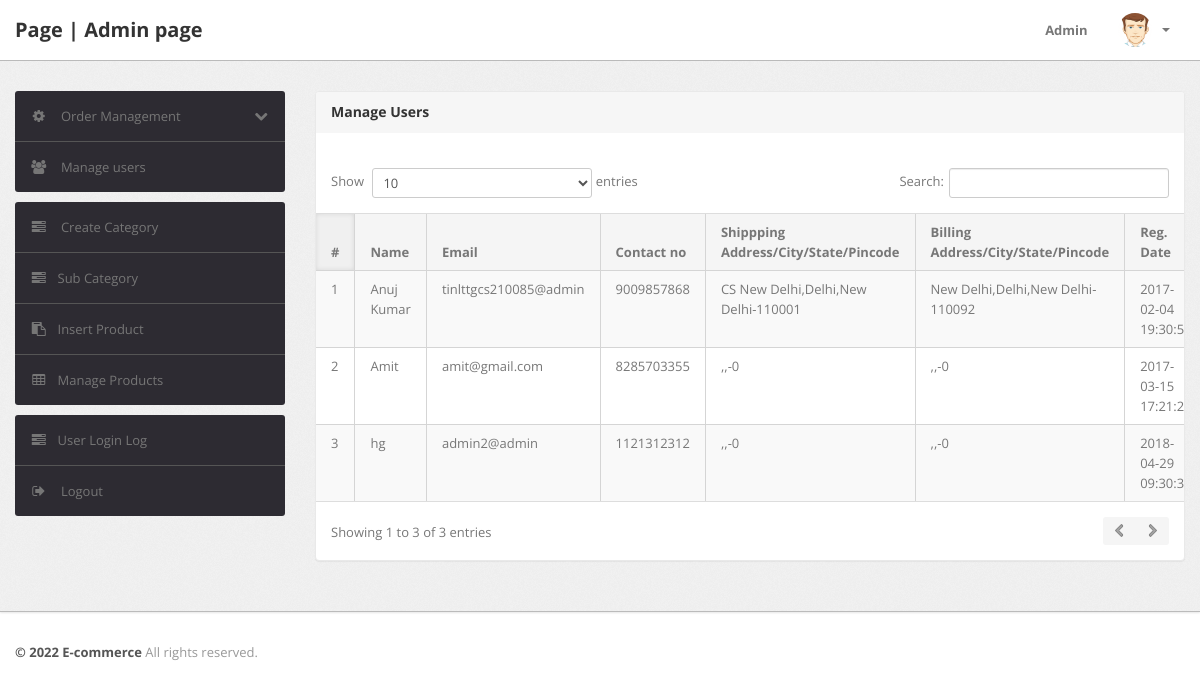
The page /admin/manage-users.php (signed in) on the database its author committed.
### tables this page shows
CREATE TABLE `users` (
  `id` int(11) NOT NULL,
  `name` varchar(255) DEFAULT NULL,
  `email` varchar(255) DEFAULT NULL,
  `contactno` bigint(11) DEFAULT NULL,
  `password` varchar(255) DEFAULT NULL,
  `shippingAddress` longtext,
  `shippingState` varchar(255) DEFAULT NULL,
  `shippingCity` varchar(255) DEFAULT NULL,
  `shippingPincode` int(11) DEFAULT NULL,
  `billingAddress` longtext,
  `billingState` varchar(255) DEFAULT NULL,
  `billingCity` varchar(255) DEFAULT NULL,
  `billingPincode` int(11) DEFAULT NULL,
  `regDate` timestamp NOT NULL DEFAULT CURRENT_TIMESTAMP,
  `updationDate` varchar(255) DEFAULT NULL
);

### admin/manage-users.php (the view, shortened to what this page needs)
<?php
include('include/config.php');
if(strlen($_SESSION['alogin'])==0)
	{
header('location:index.php');
}
else{
?>
<!DOCTYPE html>
<html lang="en">
<head>
	<link type="text/css" href="bootstrap/css/bootstrap.min.css" rel="stylesheet">
	<link type="text/css" href="bootstrap/css/bootstrap-responsive.min.css" rel="stylesheet">
	<link type="text/css" href="css/theme.css" rel="stylesheet">
	<link type="text/css" href="images/icons/css/font-awesome.css" rel="stylesheet">
</head>
<body>
<?php include('include/header.php');?>
	<div class="wrapper">
		<div class="container">
			<div class="row">
<?php include('include/sidebar.php');?>
			<div class="span9">
					<div class="content">
	<div class="module">
							<div class="module-head">
								<h3>Manage Users</h3>
							</div>
							<div class="module-body table">
									<br />
								<table cellpadding="0" cellspacing="0" border="0" class="datatable-1 table table-bordered table-striped	 display" width="100%">
									<thead>
										<tr>
											<th>#</th>
											<th> Name</th>
											<th>Email </th>
											<th>Contact no</th>
											<th>Shippping Address/City/State/Pincode </th>
											<th>Billing Address/City/State/Pincode </th>
											<th>Reg. Date </th>
										</tr>
									</thead>
									<tbody>
<?php $query=mysqli_query($con,"select * from users");
$cnt=1;
while($row=mysqli_fetch_array($query))
{
?>
										<tr>
											<td><?php echo htmlentities($cnt);?></td>
											<td><?php echo htmlentities($row['name']);?></td>
											<td><?php echo htmlentities($row['email']);?></td>
											<td> <?php echo htmlentities($row['contactno']);?></td>
											<td><?php echo htmlentities($row['shippingAddress'].",".$row['shippingCity'].",".$row['shippingState']."-".$row['shippingPincode']);?></td>
											<td><?php echo htmlentities($row['billingAddress'].",".$row['billingCity'].",".$row['billingState']."-".$row['billingPincode']);?></td>
											<td><?php echo htmlentities($row['regDate']);?></td>
										<?php $cnt=$cnt+1; } ?>
								</table>
							</div>
						</div>
					</div>
				</div>
			</div>
		</div>
	</div>
<?php include('include/footer.php');?>
</body>
<?php } ?>

### admin/css/theme.css (style rules this page uses)
body { font-size: 13px; font-family: 'Open Sans', Arial, sans-serif; background: #fff; color: #777 }
h1, h2, h3, h4, h5, h6 { color: #333; margin-top: 0 }
h3 { font-size: 20px }
.wrapper { background: url(../images/bg.png) #eee; border-bottom: 1px solid #bbb; -webkit-box-shadow: 0 1px 2px rgba(0,0,0,0.1); -moz-box-shadow: 0 1px 2px rgba(0,0,0,0.1); box-shadow: 0 1px 2px rgba(0,0,0,0.1); padding: 30px 0 }
.module { background: #fff; -webkit-border-radius: 3px; -moz-border-radius: 3px; border-radius: 3px; border: 1px solid #ccc; border-bottom-color: #bbb; -webkit-box-shadow: 0 0 1px rgba(0,0,0,0.2); -moz-box-shadow: 0 0 1px rgba(0,0,0,0.2); box-shadow: 0 0 1px rgba(0,0,0,0.2); margin-bottom: 30px }
.table { margin-bottom: 0 }
.table th, .table td { border-color: #d5d5d5!important }
.table-bordered thead:first-child tr:first-child>th:first-child, .table-bordered tbody:first-child tr:first-child>td:first-child { -webkit-border-top-left-radius: 2px; -moz-border-radius-topleft: 2px; border-top-left-radius: 2px }
.table-bordered thead:first-child tr:first-child>th:last-child, .table-bordered tbody:first-child tr:first-child>td:last-child { -webkit-border-top-right-radius: 2px; -moz-border-radius-topright: 2px; border-top-right-radius: 2px }
.table-bordered thead:last-child tr:last-child>th:first-child, .table-bordered tbody:last-child tr:last-child>td:first-child, .table-bordered tfoot:last-child tr:last-child>td:first-child { -webkit-border-bottom-left-radius: 2px; -moz-border-radius-bottomleft: 2px; border-bottom-left-radius: 2px }
.table-bordered thead:last-child tr:last-child>th:last-child, .table-bordered tbody:last-child tr:last-child>td:last-child, .table-bordered tfoot:last-child tr:last-child>td:last-child { -webkit-border-bottom-right-radius: 2px; -moz-border-radius-bottomright: 2px; border-bottom-right-radius: 2px }
.module { box-shadow: 0 0 3px rgba(0,0,0,.1); border-color: #e9e9e9; margin-bottom: 20px; background-color: #fff; border-radius: 4px; -webkit-box-shadow: 0 1px 1px rgba(0,0,0,.05); box-shadow: 0 1px 1px rgba(0,0,0,.05); }
.module-head { color: #767676; background-color: #f6f6f6; border-color: #e9e9e9; padding: 10px 15px; border-bottom: 1px solid transparent; border-top-right-radius: 3px; border-top-left-radius: 3px; }
.module-head h3 { font-size: 14px; line-height: 20px; height: 20px; margin: 0 }
.module-body { padding: 15px }
.module-body.table { padding: 15px 0 }
.module-body.table .table th, .module-body.table .table td { padding-left: 15px; padding-right: 15px }
.dataTables_wrapper table th { background: #f5f5f5; cursor: pointer }
.dataTables_wrapper table th.sorting_asc, .dataTables_wrapper table th.sorting_desc { background: #f0f0f0; -webkit-box-shadow: 0 0 5px rgba(0,0,0,0.1) inset; -moz-box-shadow: 0 0 5px rgba(0,0,0,0.1) inset; box-shadow: 0 0 5px rgba(0,0,0,0.1) inset }
.dataTables_wrapper .table-bordered { -webkit-border-radius: 0; -moz-border-radius: 0; border-radius: 0; border-left: 0; border-right: 0 }
.dataTables_wrapper .table-bordered thead tr>th:first-child, .dataTables_wrapper .table-bordered tbody tr>td:first-child, .dataTables_wrapper .table-bordered tfoot tr>td:first-child, .dataTables_wrapper .table-bordered tfoot tr>th:first-child { border-left: 0 }
.dataTables_wrapper .table-bordered thead:first-child tr:first-child>th:first-child, .dataTables_wrapper .table-bordered tbody:first-child tr:first-child>td:first-child { -webkit-border-top-left-radius: 0; -moz-border-radius-topleft: 0; border-top-left-radius: 0 }
.dataTables_wrapper .table-bordered thead:first-child tr:first-child>th:last-child, .dataTables_wrapper .table-bordered tbody:first-child tr:first-child>td:last-child { -webkit-border-top-right-radius: 0; -moz-border-radius-topright: 0; border-top-right-radius: 0 }
.dataTables_wrapper .table-bordered thead:last-child tr:last-child>th:first-child, .dataTables_wrapper .table-bordered tbody:last-child tr:last-child>td:first-child, .dataTables_wrapper .table-bordered tfoot:last-child tr:last-child>td:first-child { -webkit-border-bottom-left-radius: 0; -moz-border-radius-bottomleft: 0; border-bottom-left-radius: 0 }
.dataTables_wrapper .table-bordered thead:last-child tr:last-child>th:last-child, .dataTables_wrapper .table-bordered tbody:last-child tr:last-child>td:last-child, .dataTables_wrapper .table-bordered tfoot:last-child tr:last-child>td:last-child { -webkit-border-bottom-right-radius: 0; -moz-border-radius-bottomright: 0; border-bottom-right-radius: 0 }

### rows shown on the page
users: name "Anuj Kumar", email "tinlttgcs210085@admin", contactno "9009857868", shippingAddress+shippingCity+shippingState "CS New Delhi,Delhi,New Delhi-110001", billingAddress+billingCity+billingState "New Delhi,Delhi,New Delhi-110092", regDate "2017-02-04…"
users: name "Amit", email "amit@gmail.com", contactno "8285703355", shippingAddress+shippingCity+shippingState ",,-0", billingAddress+billingCity+billingState ",,-0", regDate "2017-03-15…"
users: name "hg", email "admin2@admin", contactno "1121312312", shippingAddress+shippingCity+shippingState ",,-0", billingAddress+billingCity+billingState ",,-0", regDate "2018-04-29…"
